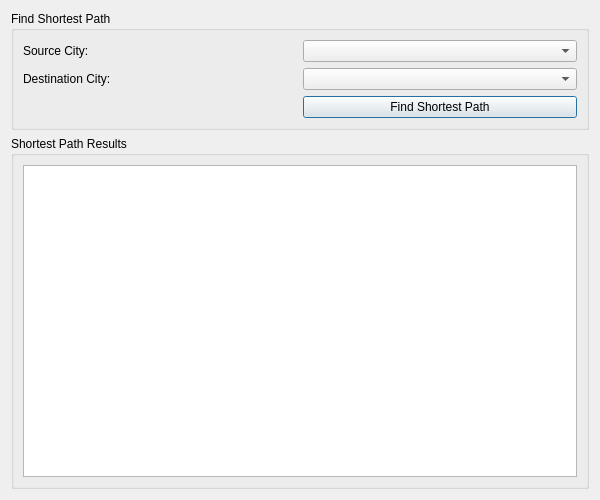
<?xml version="1.0" encoding="UTF-8"?>
<ui version="4.0">
 <class>ShortestPathWindow</class>
 <widget class="QDialog" name="ShortestPathWindow">
  <property name="geometry">
   <rect>
    <x>0</x>
    <y>0</y>
    <width>600</width>
    <height>500</height>
   </rect>
  </property>
  <property name="windowTitle">
   <string>Shortest Path Finder</string>
  </property>
  <layout class="QVBoxLayout" name="verticalLayout">
   <item>
    <widget class="QGroupBox" name="groupBox">
     <property name="title">
      <string>Find Shortest Path</string>
     </property>
     <layout class="QGridLayout" name="gridLayout">
      <item row="0" column="0">
       <widget class="QLabel" name="label">
        <property name="text">
         <string>Source City:</string>
        </property>
       </widget>
      </item>
      <item row="0" column="1">
       <widget class="QComboBox" name="sourceCityComboBox"/>
      </item>
      <item row="1" column="0">
       <widget class="QLabel" name="label_2">
        <property name="text">
         <string>Destination City:</string>
        </property>
       </widget>
      </item>
      <item row="1" column="1">
       <widget class="QComboBox" name="destCityComboBox"/>
      </item>
      <item row="2" column="1">
       <widget class="QPushButton" name="btnFindPath">
        <property name="text">
         <string>Find Shortest Path</string>
        </property>
       </widget>
      </item>
     </layout>
    </widget>
   </item>
   <item>
    <widget class="QGroupBox" name="groupBox_2">
     <property name="title">
      <string>Shortest Path Results</string>
     </property>
     <layout class="QVBoxLayout" name="verticalLayout_2">
      <item>
       <widget class="QTextEdit" name="pathResultsTextEdit">
        <property name="readOnly">
         <bool>true</bool>
        </property>
       </widget>
      </item>
     </layout>
    </widget>
   </item>
  </layout>
 </widget>
 <resources/>
 <connections/>
</ui>
